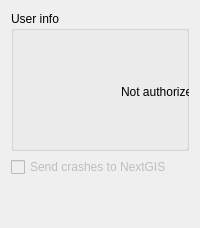
         <widget class="QWidget" name="mOptionsPageNextGIS">
          <layout class="QVBoxLayout" name="verticalLayout_23">
           <item>
            <widget class="QGroupBox" name="groupBox_29">
             <property name="sizePolicy">
              <sizepolicy hsizetype="Preferred" vsizetype="Preferred">
               <horstretch>0</horstretch>
               <verstretch>0</verstretch>
              </sizepolicy>
             </property>
             <property name="minimumSize">
              <size>
               <width>0</width>
               <height>140</height>
              </size>
             </property>
             <property name="maximumSize">
              <size>
               <width>16777215</width>
               <height>140</height>
              </size>
             </property>
             <property name="title">
              <string>User info</string>
             </property>
             <widget class="QLabel" name="avatar">
              <property name="geometry">
               <rect>
                <x>20</x>
                <y>40</y>
                <width>64</width>
                <height>64</height>
               </rect>
              </property>
              <property name="text">
               <string/>
              </property>
             </widget>
             <widget class="QLabel" name="descriptionText">
              <property name="geometry">
               <rect>
                <x>110</x>
                <y>40</y>
                <width>311</width>
                <height>81</height>
               </rect>
              </property>
              <property name="text">
               <string>Not authorized</string>
              </property>
             </widget>
            </widget>
           </item>
           <item>
            <widget class="QCheckBox" name="sendCrashes">
             <property name="enabled">
              <bool>false</bool>
             </property>
             <property name="sizePolicy">
              <sizepolicy hsizetype="Minimum" vsizetype="Preferred">
               <horstretch>0</horstretch>
               <verstretch>0</verstretch>
              </sizepolicy>
             </property>
             <property name="text">
              <string>Send crashes to NextGIS</string>
             </property>
            </widget>
           </item>
           <item>
            <spacer name="verticalSpacer_13">
             <property name="orientation">
              <enum>Qt::Vertical</enum>
             </property>
             <property name="sizeHint" stdset="0">
              <size>
               <width>20</width>
               <height>40</height>
              </size>
             </property>
            </spacer>
           </item>
          </layout>
         </widget>
